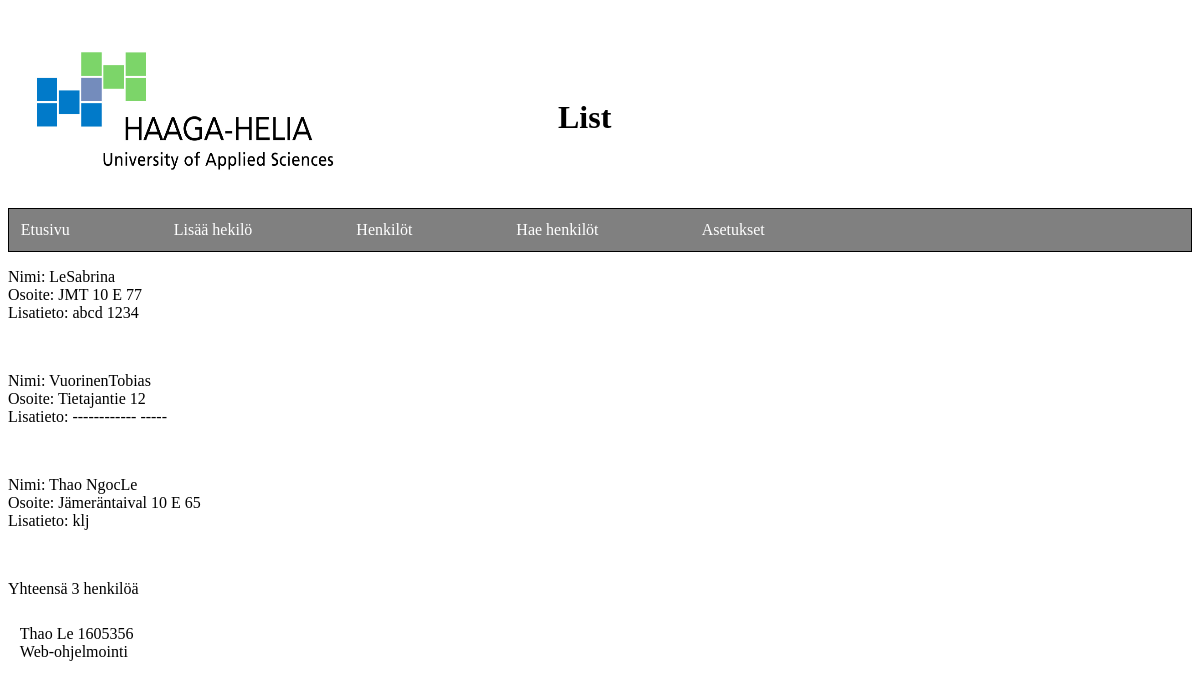
Page /list.php on the committed database.
### tables this page shows
CREATE TABLE `form` (
  `id` int(10) NOT NULL,
  `firstname` varchar(50) NOT NULL,
  `surname` varchar(50) NOT NULL,
  `address` varchar(100) NOT NULL,
  `postcode` varchar(100) NOT NULL,
  `city` varchar(100) NOT NULL,
  `phone` varchar(10) NOT NULL,
  `salary` int(10) NOT NULL,
  `timeStart` date NOT NULL,
  `comment` varchar(400) NOT NULL
);

### formPDO.php (called while the page is built, shortened)
<?php
require_once "form.php";
class formPDO {
	private $db;
	private $lkm;
	function __construct($dsn = "mysql:host=localhost;dbname=form", $user = "root", $password = "salainen") {
		$this->db = new PDO ( $dsn, $user, $password );
		$this->db->setAttribute ( PDO::ATTR_ERRMODE, PDO::ERRMODE_WARNING );
		$this->db->setAttribute ( PDO::ATTR_EMULATE_PREPARES, false );
		$this->lkm = 0;
	}
	function getLkm() {
		return $this->lkm;
	}
	public function allForm() {
		$sql = "SELECT id, firstname, surname, address, postcode, city, phone, salary, timeStart, comment FROM form";
		if (! $stmt = $this->db->prepare ( $sql )) {
			$error = $this->db->errorInfo ();
			throw new PDOException ( $error [2], $error [1] );
		}
		if (! $stmt->execute ()) {
			$error = $stmt->errorInfo ();
			throw new PDOException ( $error [2], $error [1] );
		}
		$result = array ();
		while ( $row = $stmt->fetchObject () ) {
			$form = new Form ();
			$form->setId ( $row->id );
			$form->setFirstname ( utf8_encode ( $row->firstname ) );
			$form->setSurname ( utf8_encode ( $row->surname ) );
			$form->setAddress ( utf8_encode ( $row->address ) );
			$form->setPostcode ( $row->postcode );
			$form->setCity ( utf8_encode ( $row->city ) );
			$form->setPhone ( utf8_encode ( $row->phone ) );
			$form->setSalary ( utf8_encode ( $row->salary ) );
			$form->setTimeStart ( utf8_encode ( $row->timeStart ) );
			$form->setComment ( utf8_encode ( $row->comment ) );
			$result [] = $form;
		}
		$this->lkm = $stmt->rowCount ();
		return $result;
	}
}
?>

### form.php (called while the page is built, shortened)
<?php
class Form  {
    private $firstname;
     private $surname;
	private $address;
	private $comment;
function __construct ($firstname="", $surname="", $address="", $postcode ="", $city ="", $phone="", $salary ="", $timeStart ="", $comment ="", $id = 0){
    $this->firstname = $firstname;
     $this->surname = $surname;
     $this->address = $address;
	 $this->comment = $comment;
}
public function setFirstname($firstname) {
		$this->firstname = trim ( $firstname );
	}
public function setSurname($surname) {
		$this->surname = trim ( $surname );
	}
public function setAddress($address) {
		$this->address = trim ( $address );
	}
public function setComment($comment) {
		$this->comment = trim ( $comment );
	}
 public function getSurname() {
 		return $this->surname;
 	}
 public function getFirstname() {
 		return $this->firstname;
 	}
public function getAddress (){
	return $this->address ;
}
	public function getComment() {
		return $this->comment;
	}
}
?>

### list.php (the view, shortened to what this page needs)
<!DOCTYPE html>
<head>
<link rel="stylesheet" type="text/css" href="style.css">
</head>
<body>
    <div id="header">
<img src="logo.jpg" alt="Haaga Logo" height="200" width="350">
	<h1 class="thick">List</h1>
</div>
	<nav>
		 <a href="etusivu.php">Etusivu</a>
		<a href="index.php">Lisää hekilö</a>
        <a href="list.php" >Henkilöt</a>
        <a href="search.php">Hae henkilöt</a>
        <a href="setting.php">Asetukset</a>
	</nav>
	<article>
	<?php
try {
	require_once "formPDO.php";
	$database = new formPDO();
	$result = $database->allForm();
	foreach ($result as $form) {
		print("<p>Nimi: " . $form->getSurname());
		print("".$form->getFirstname());
		print("<br>Osoite: " . $form->getAddress());
		print("<br>Lisatieto: " . $form->getComment() . "</p>");
		?><a href ="list.php?id=<?php echo $database->getLkm()?>">delete</a>
		<?php
	}
	print("<p>Yhteensä " . $database->getLkm() . " henkilöä</p>");
} catch ( Exception $error ) {
	print("<p>Virhe: " . $error->getMessage ());
	header ( "location: virhe.php?sivu=Listaus&virhe=" . $error->getMessage () );
}
?>
  	</article>
	<footer>
		Thao Le 1605356<br> Web-ohjelmointi
	</footer>
</body>
</html>

### style.css (style rules this page uses)
img, h1 { float: left; }
img { padding: 0; }
h1 { padding-left: 200px; padding-top: 70px; }
nav { background-color: grey; border: 1px solid black; padding: 1%; }
a { padding-right: 100px; text-decoration:none; }
a:link { color:white; }
form, footer { padding : 1%; }

### rows in the picture
form: surname "Le", firstname "Sabrina", address "JMT 10 E 77", comment "abcd 1234"
form: surname "Vuorinen", firstname "Tobias", address "Tietajantie 12", comment "------------ -----"
form: surname "Thao Ngoc", firstname "Le", address "Jämeräntaival 10 E 65", comment "klj"

### other values in the picture
$database->getLkm() "3"
